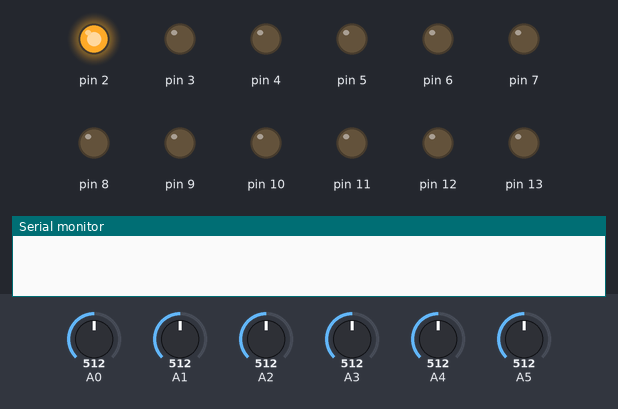
The sketch below on a simulated Arduino Uno, built with avr-gcc and run on an emulated ATmega328P. Parts: output pins drawn as LEDs (lit = HIGH), the last lines printed to the serial monitor. Inputs (shaded band) come from the test bench; at power-on: A0 = 512, A1 = 512, A2 = 512, A3 = 512, A4 = 512, A5 = 512.

Above: at 0.05 s.
At 0.45 s:
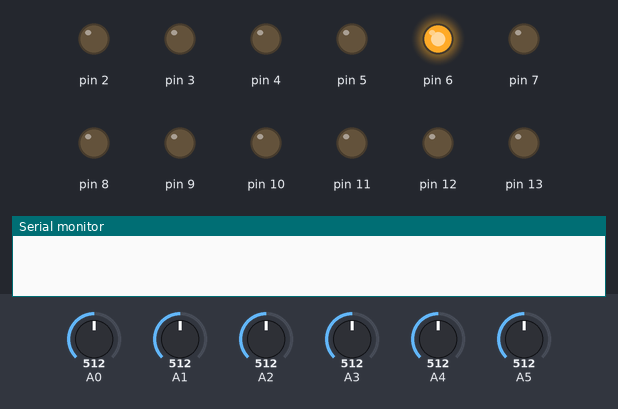
At 0.85 s:
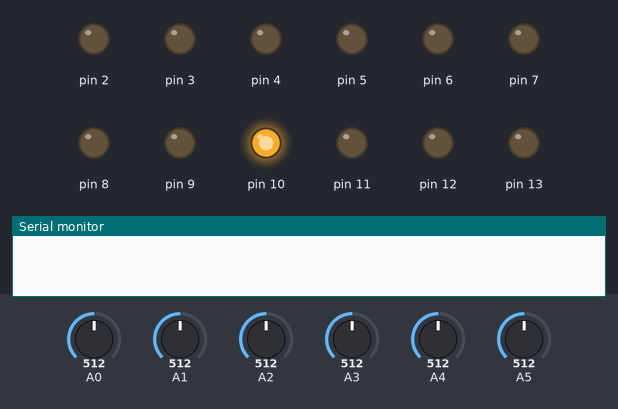
At 1.7 s:
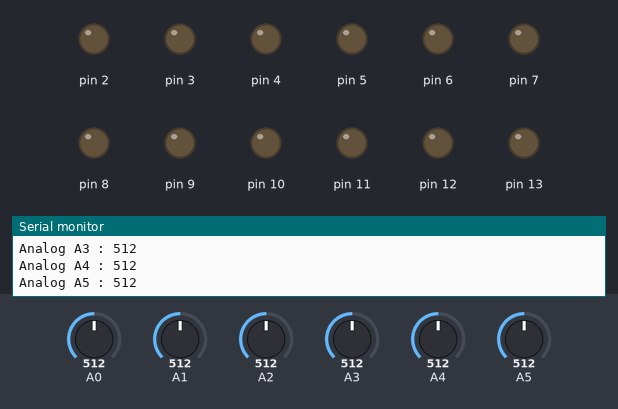
At 3.38 s:
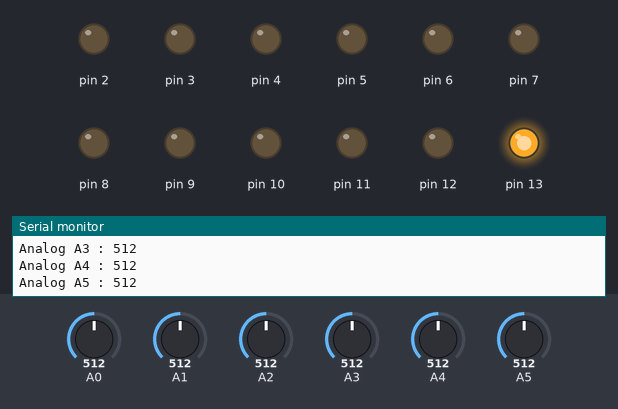
At 5.02 s:
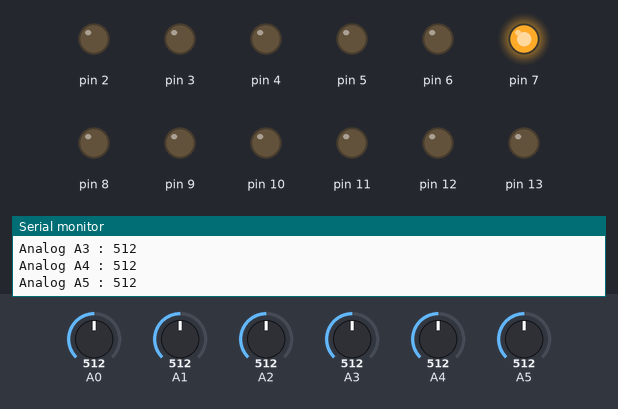
Timing chart, 0 to 5.3 s (numbered marks = the images above):
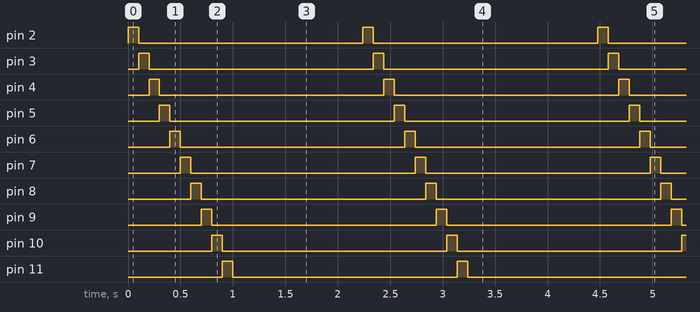

The sketch:

test_port_arduinoUno.ino
```cpp
void setup() {
  Serial.begin(9600);
  for (int i = 2; i <= 13; i++) {
    pinMode(i, OUTPUT);
  }
}

void loop() {
  //test des pins digitaux (vers le LCD ou LEDs)
  for (int i = 2; i <= 13; i++) {
    digitalWrite(i, HIGH);
    delay(100);
    digitalWrite(i, LOW);
  }

  //lecture des entrées analogiques (capteurs LDR, Gaz, Sol)
  for (int a = 0; a <= 5; a++) {
    int val = analogRead(a);
    Serial.print("Analog A"); Serial.print(a);
    Serial.print(" : "); Serial.println(val);
  }
  delay(1000);
}
```

Measured:
- by itself, pin 2–13: alternates HIGH for 0.10 s and LOW for 2.1 s
- by itself, everything shown: repeats every 2.2 s, in 13 steps
